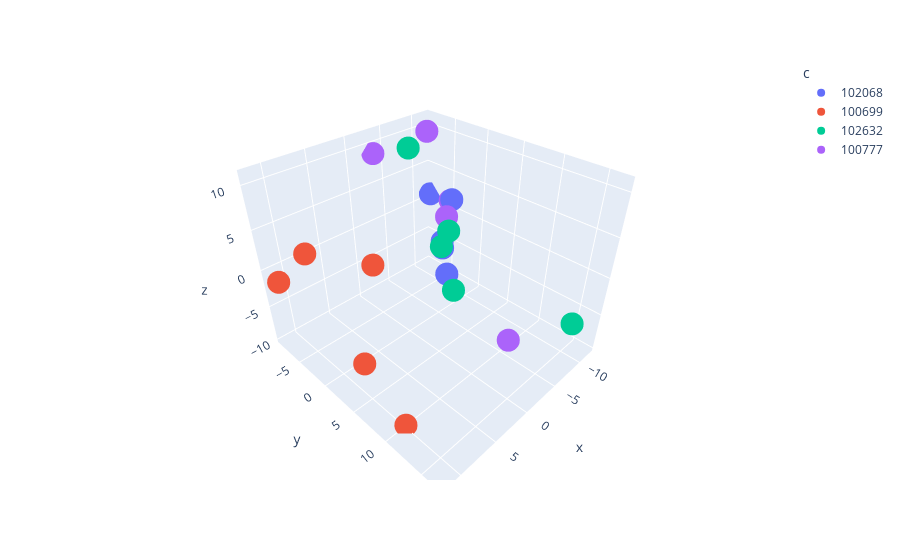

Source (notebook cell):
### Code cell
# plotly scatter embed dataframe
import plotly.express as px
d = embed.iloc[:20]
if n == 3:
    fig = px.scatter_3d(d, x='x', y='y', z='z', color='c')
else:
    fig = px.scatter(d, x='x', y='y', color='c')
fig.show()

### Figure 1 — Plotly figure (JSON) as saved in the notebook; plotly's stock layout.template omitted (floating-point values rounded to 4 significant figures)
{"data": [{"hovertemplate": "c=102068<br>x=%{x}<br>y=%{y}<br>z=%{z}<extra></extra>", "legendgroup": "102068", "marker": {"color": "#636efa", "symbol": "circle"}, "mode": "markers", "name": "102068", "scene": "scene", "showlegend": true, "x": [-11.98, -10.89, -9.327, -1.761, -9.988], "y": [-8.564, -5.248, -2.23, 4.277, -4.3], "z": [0.8477, -4.646, 3.25, -0.5861, -4.871], "type": "scatter3d"}, {"hovertemplate": "c=100699<br>x=%{x}<br>y=%{y}<br>z=%{z}<extra></extra>", "legendgroup": "100699", "marker": {"color": "#EF553B", "symbol": "circle"}, "mode": "markers", "name": "100699", "scene": "scene", "showlegend": true, "x": [8.971, 10.13, 3.954, 8.264, 11.72], "y": [2.666, 10.3, -1.177, -7.432, -7.686], "z": [-7.674, -9.787, 0.7247, 1.242, -0.8915], "type": "scatter3d"}, {"hovertemplate": "c=102632<br>x=%{x}<br>y=%{y}<br>z=%{z}<extra></extra>", "legendgroup": "102632", "marker": {"color": "#00cc96", "symbol": "circle"}, "mode": "markers", "name": "102632", "scene": "scene", "showlegend": true, "x": [-4.193, -2.834, -7.726, -3.707, -0.1264], "y": [-4.055, 3.431, 16.75, 1.55, 6.804], "z": [10.67, 4.011, -3.685, 0.8425, -0.5351], "type": "scatter3d"}, {"hovertemplate": "c=100777<br>x=%{x}<br>y=%{y}<br>z=%{z}<extra></extra>", "legendgroup": "100777", "marker": {"color": "#ab63fa", "symbol": "circle"}, "mode": "markers", "name": "100777", "scene": "scene", "showlegend": true, "x": [-3.099, -9.933, -4.256, -7.394, -8.685], "y": [-8.872, -3.05, 11.43, -1.219, -5.77], "z": [8.96, 2.628, -7.219, 2.089, 10.93], "type": "scatter3d"}], "layout": {"scene": {"domain": {"x": [0.0, 1.0], "y": [0.0, 1.0]}, "xaxis": {"title": {"text": "x"}}, "yaxis": {"title": {"text": "y"}}, "zaxis": {"title": {"text": "z"}}}, "legend": {"title": {"text": "c"}, "tracegroupgap": 0}, "margin": {"t": 60}}}
